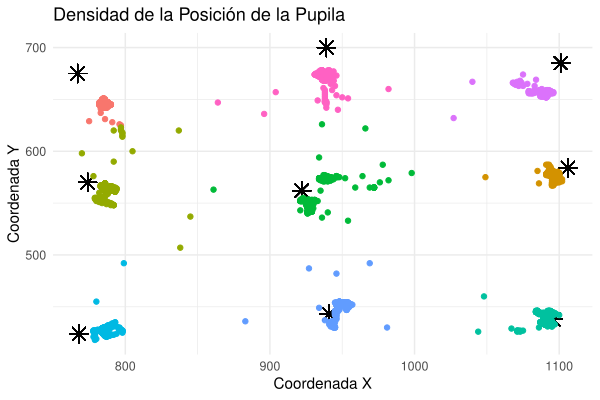

The R source for this figure:
# Instalar y cargar las bibliotecas necesarias
if (!requireNamespace("jsonlite", quietly = TRUE)) {
  install.packages("jsonlite")
}
library(jsonlite)

library(dplyr)
library(tidyr)
library(ggplot2)
if (!requireNamespace("viridis", quietly = TRUE)) {
  install.packages("viridis")
}
library(viridis)

# Quitar notación científica
options(scipen=999)

# Seleccionar el archivo
path <- file.choose()

# Función para leer y modificar datos del eye tracker
read_tobii_eye_data <- function(path) {
  # Leer todas las líneas del archivo
  lines <- readLines(path)
  
  # Inicializar una lista para almacenar las coordenadas
  locs <- list()
  
  # Definimos los puntos de referencia
  puntos <- data.frame(
    x = c(767, 939, 1101, 774, 922, 1106, 768, 941, 1096),
    y = c(1080-405, 1080-380, 1080-395, 1080-510, 1080-518, 1080-496, 1080-656, 1080-637, 1080-642)
  )
  
  distancia <- function(x1, y1, x2, y2) {
    sqrt((x2 - x1)^2 + (y2 - y1)^2)
  }
  
  # Iterar sobre cada línea
  for (i in seq_along(lines)) {
    line <- lines[i]
    
    # Intentar convertir la línea JSON en un objeto list
    js <- tryCatch(jsonlite::fromJSON(line), error = function(e) {
      message("Error al analizar JSON en la línea ", i, ": ", e)
      return(NULL)
    })
    
    # Si el objeto JSON es NULL (error al analizar), pasar a la siguiente línea
    if (is.null(js)) {
      next
    }
    
    # Comprobar si el tipo es "gaze" y si hay datos de pupilas
    if (js$type == "gaze" && !is.null(js$data$eyeright$pupildiameter)) {
      # Extraer coordenadas de origen de la mirada del ojo derecho
      rx <- js$data$gaze2d[1]
      ry <- js$data$gaze2d[2]
      
      # Convertir las coordenadas a valores enteros
      x <- as.integer((rx) * 1920)
      y <- 1080 - as.integer((ry) * 1080)
      
      # Extraer el timestamp
      timestamp <- as.numeric(js$timestamp)
      
      # Calcular distancias a todos los puntos de referencia y diferencias en x y y
      distancias <- apply(puntos, 1, function(p) distancia(p[1], p[2], x, y))
      dif_x <- (x - puntos$x)*(1920/718) 
      dif_y <- (y - puntos$y)*(1080/402)
      p_x <- puntos$x
      p_y <- puntos$y
      
      # Determinar el grupo con la mínima distancia
      group <- which.min(distancias)
      
      group_colors <- c("blue", "yellow", "red", "green", "magenta", "brown", "pink", "purple", "orange")
      
      # Agregar los datos x, y, timestamp a la lista
      locs[[length(locs) + 1]] <- c(x, y, group_colors[group], min(distancias), dif_x[group], dif_y[group], p_x[group], p_y[group])
    }
  }
  
  # Convertir la lista en un dataframe para facilitar su manejo
  locs_df <- as.data.frame(do.call(rbind, locs))
  colnames(locs_df) <- c("x", "y", "group", "distance", "dif_x", "dif_y", "p_x", "p_y")
  
  return(locs_df)
}

# Leer los datos del archivo JSON
locs_df <- read_tobii_eye_data(path)

# Convertir las columnas x y y a numérico
locs_df$x <- as.numeric(as.character(locs_df$x))
locs_df$y <- as.numeric(as.character(locs_df$y))
locs_df <- locs_df %>% filter(!is.na(x) & !is.na(y))
write.csv(locs_df, file = "/home/luiszamora/Documentos/Eyetracker/tobii/catalan/catalanexp2-2.csv", row.names = FALSE)

# Densidad de puntos
ggplot(locs_df, aes(x = x, y = y)) +
  geom_point(aes(x = 767, y = 1080 - 405), color = "black", shape = 8, size = 4) +
  geom_point(aes(x = 939, y = 1080 - 380), color = "black", shape = 8, size = 4) +
  geom_point(aes(x = 1101, y = 1080 - 395), color = "black", shape = 8, size = 4) +
  geom_point(aes(x = 774, y = 1080 - 510), color = "black", shape = 8, size = 4) +
  geom_point(aes(x = 922, y = 1080 - 518), color = "black", shape = 8, size = 4) +
  geom_point(aes(x = 1106, y = 1080 - 496), color = "black", shape = 8, size = 4) +
  geom_point(aes(x = 768, y = 1080 - 656), color = "black", shape = 8, size = 4) +
  geom_point(aes(x = 941, y = 1080 - 637), color = "black", shape = 8, size = 4) +
  geom_point(aes(x = 1096, y = 1080 - 642), color = "black", shape = 8, size = 4) +
  geom_point(aes(color = group), alpha = 1) +
  theme_minimal() +
  theme(legend.position = "none") +
  labs(title = "Densidad de la Posición de la Pupila",
       x = "Coordenada X",
       y = "Coordenada Y")
